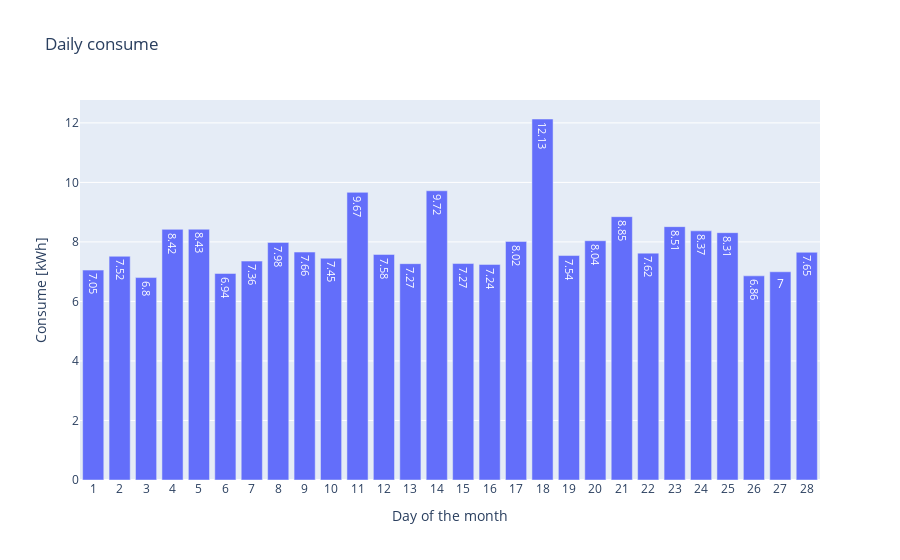

The code cell stored with this chart in its notebook:
### Code cell
df_epd = df.groupby(df['timestamp'].dt.day).sum()

fig = go.Figure(
    go.Bar(x=np.arange(1, len(df_epd) + 1), y=df_epd.active_energy,
           text=round(df_epd.active_energy,2))
)

fig.update_traces(textposition='inside')

fig.update_layout(title_text='Daily consume',
                  xaxis=dict(
                      title_text='Day of the month',
                      tickmode='linear',
                  ),
                    yaxis=dict(title_text='Consume [kWh]'),
                  )
fig.show()

### Figure 1 — Plotly figure (JSON) as saved in the notebook; plotly's stock layout.template omitted (floating-point values rounded to 4 significant figures)
{"data": [{"text": [7.05, 7.52, 6.8, 8.42, 8.43, 6.94, 7.36, 7.98, 7.66, 7.45, 9.67, 7.58, 7.27, 9.72, 7.27, 7.24, 8.02, 12.13, 7.54, 8.04, 8.85, 7.62, 8.51, 8.37, 8.31, 6.86, 7.0, 7.65], "x": [1, 2, 3, 4, 5, 6, 7, 8, 9, 10, 11, 12, 13, 14, 15, 16, 17, 18, 19, 20, 21, 22, 23, 24, 25, 26, 27, 28], "y": [7.053, 7.518, 6.802, 8.422, 8.427, 6.94, 7.357, 7.982, 7.659, 7.453, 9.665, 7.579, 7.27, 9.719, 7.274, 7.244, 8.018, 12.13, 7.543, 8.041, 8.849, 7.623, 8.514, 8.373, 8.311, 6.861, 6.997, 7.652], "type": "bar", "textposition": "inside"}], "layout": {"title": {"text": "Daily consume"}, "xaxis": {"title": {"text": "Day of the month"}, "tickmode": "linear"}, "yaxis": {"title": {"text": "Consume [kWh]"}}}}
